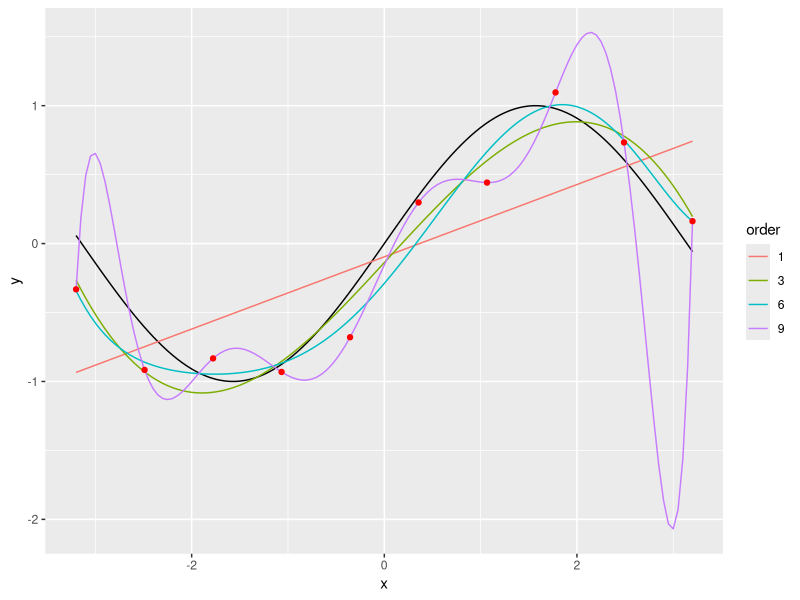
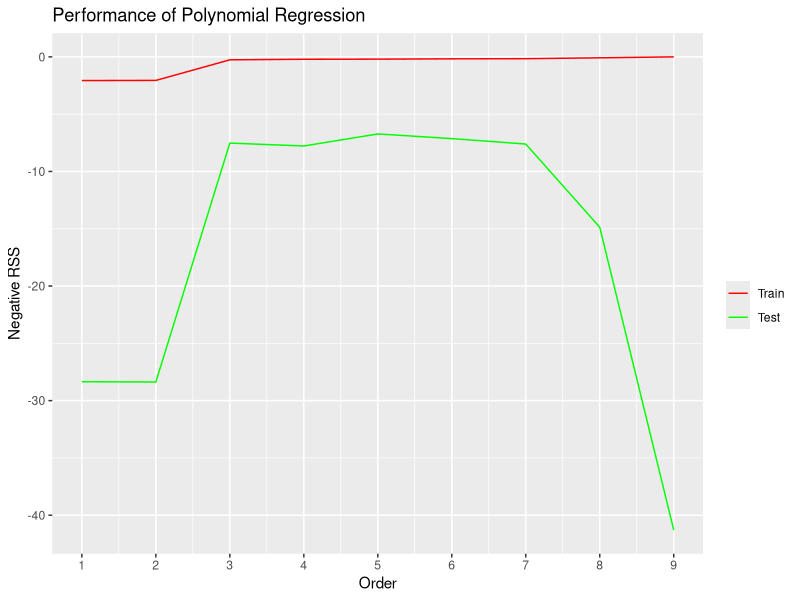
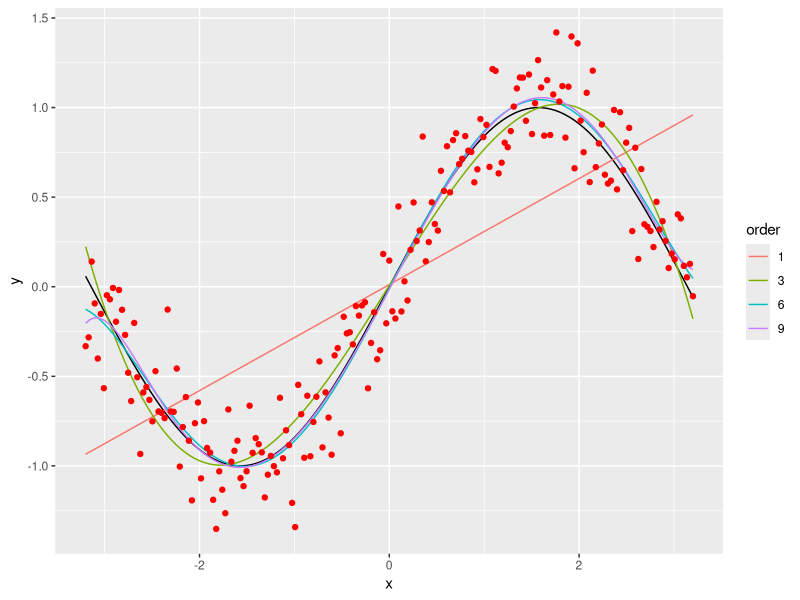

The R source for these figures, in order:
## ---- chunk 1
knitr::opts_chunk$set(echo = TRUE)
## ---- chunk 2
library(ggplot2)
## ---- chunk 3
sin.x <- seq(-3.2,3.2,0.05)
sin.y <- sin(sin.x)
sin.df <- data.frame(x=sin.x, y=sin.y)
## ---- chunk 4
generate_train_data <- function(size){
  x <- seq(-3.2, 3.2, 6.4/size) # get a range of x
  y <- sin(x) + rnorm(length(x), 0, sqrt(0.04)) # simulate the corresponding y with error
  return(data.frame(x=x,y=y))
}

set.seed(888)
train.df <- generate_train_data(9)
## ---- chunk 5
linear.model <- lm(y ~ x, data=train.df)
linear.model.pred <- predict(linear.model, sin.df)
linear.model.pred.df <- data.frame(x=sin.df$x, y=linear.model.pred, order=1)
## ---- chunk 6
sum(linear.model$residuals^2)
## ---- chunk 7
third.order.model <- lm(y ~ poly(x, 3, raw=TRUE), data=train.df)
third.order.model.pred <- predict(third.order.model, sin.df)
third.order.model.pred.df <- data.frame(x=sin.df$x, y=third.order.model.pred, order=3)

sixth.order.model <- lm(y ~ poly(x, 6, raw=TRUE), data=train.df)
sixth.order.model.pred <- predict(sixth.order.model, sin.df)
sixth.order.model.pred.df <- data.frame(x=sin.df$x, y=sixth.order.model.pred, order=6)

nineth.order.model <- lm(y ~ poly(x, 9, raw=TRUE), data=train.df)
nineth.order.model.pred <- predict(nineth.order.model, sin.df)
nineth.order.model.pred.df <- data.frame(x=sin.df$x, y=nineth.order.model.pred, order=9)
## ---- chunk 8
sum(third.order.model$residuals^2)
sum(sixth.order.model$residuals^2)
sum(nineth.order.model$residuals^2)
## ---- chunk 9
everything <- rbind(linear.model.pred.df, third.order.model.pred.df,
                    sixth.order.model.pred.df, nineth.order.model.pred.df)
everything$order <- as.factor(everything$order)
ggplot() + geom_line(data=sin.df, aes(x=x, y=y)) +
  geom_line(data=everything, aes(x=x, y=y, colour=order)) + 
  geom_point(data=train.df, aes(x=x, y=y), colour='red') 
## ---- chunk 10
set.seed(888)
train.df <- generate_train_data(9)

set.seed(1234)
test.df <- generate_train_data(100)

pp <- c()
train.rss.list <- c()
test.rss.list <- c()
for(iter in seq(1,9)){
  trained.model <- lm(y~ poly(x,iter, raw=TRUE), data=train.df)
  train.rss <- sum(trained.model$residuals^2)
  trained.model.pred <- predict(trained.model, test.df)
  test.rss <- sum((test.df$y - trained.model.pred)^2)
  test.rss.list <- c(test.rss, test.rss.list)
  train.rss.list <- c(train.rss, train.rss.list)
  pp <- c(iter ,pp)
}

met.df <- data.frame(order=pp, test_rss=test.rss.list, train_rss=train.rss.list)

ggplot() + geom_line(data=met.df, aes(x=order, y=-train_rss, colour='Train')) + 
	geom_line(data=met.df, aes(x=order, y=-test_rss, colour='Test')) + ylab('Negative RSS') + xlab('Order') + 
  scale_x_continuous(breaks = seq(0,9)) + scale_colour_manual("", 
                      breaks = c("Train", "Test"),
                      values = c("red", "green")) + ggtitle("Performance of Polynomial Regression")
## ---- chunk 11
set.seed(888)
train.df <- generate_train_data(200)
linear.model <- lm(y ~ x, data=train.df)
linear.model.pred <- predict(linear.model, sin.df)
linear.model.pred.df <- data.frame(x=sin.df$x, y=linear.model.pred, order=1)
third.order.model <- lm(y ~ poly(x, 3, raw=TRUE), data=train.df)
third.order.model.pred <- predict(third.order.model, sin.df)
third.order.model.pred.df <- data.frame(x=sin.df$x, y=third.order.model.pred, order=3)

sixth.order.model <- lm(y ~ poly(x, 6, raw=TRUE), data=train.df)
sixth.order.model.pred <- predict(sixth.order.model, sin.df)
sixth.order.model.pred.df <- data.frame(x=sin.df$x, y=sixth.order.model.pred, order=6)

nineth.order.model <- lm(y ~ poly(x, 9, raw=TRUE), data=train.df)
nineth.order.model.pred <- predict(nineth.order.model, sin.df)
nineth.order.model.pred.df <- data.frame(x=sin.df$x, y=nineth.order.model.pred, order=9)

everything <- rbind(linear.model.pred.df, third.order.model.pred.df, sixth.order.model.pred.df, nineth.order.model.pred.df)
everything$order <- as.factor(everything$order)
ggplot() + geom_line(data=sin.df, aes(x=x, y=y)) + 
	geom_line(data=everything, aes(x=x, y=y, colour=order)) +
	geom_point(data=train.df, aes(x=x, y=y), colour='red') 
